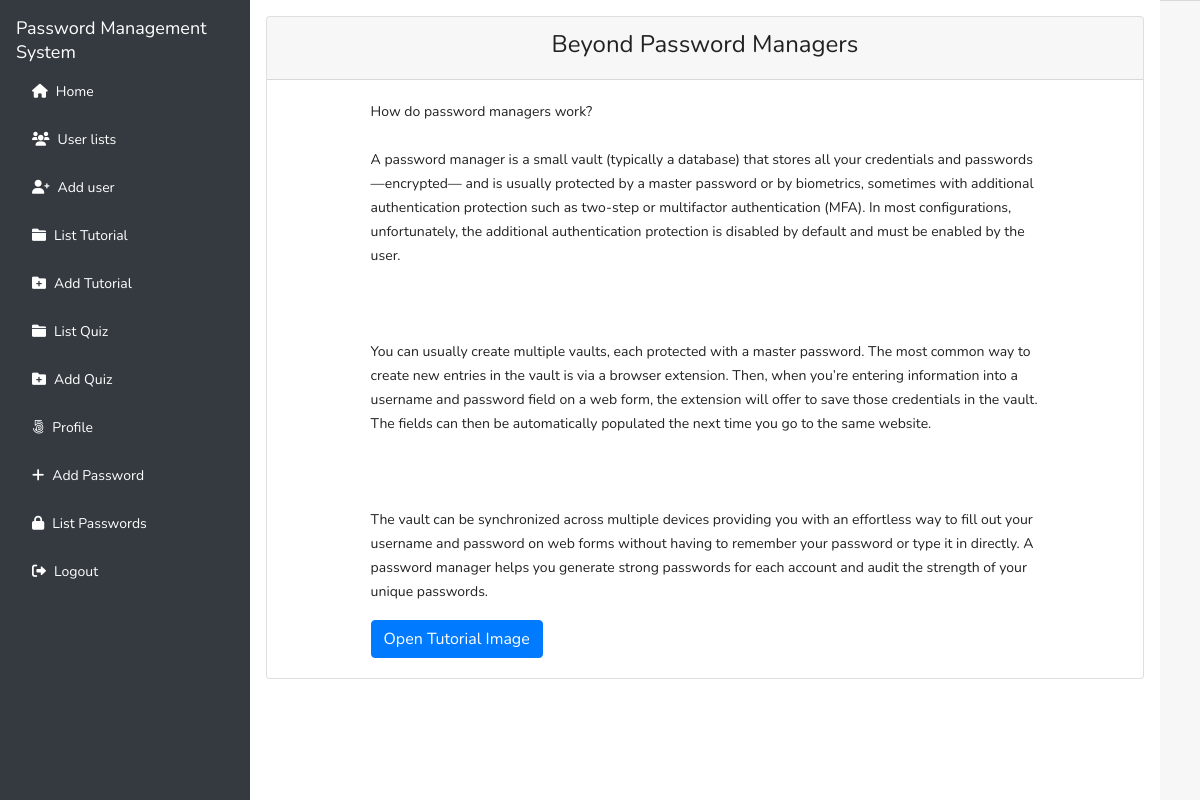
Screenshot of /tutorials/view.php?id=6 (signed in) with the database file from the repository.
### tables this page shows
CREATE TABLE `tbl_tutorials` (
  `id` int(11) NOT NULL,
  `title` varchar(255) NOT NULL,
  `detail` text DEFAULT NULL,
  `link` varchar(2083) DEFAULT NULL,
  `created_by` int(11) NOT NULL,
  `created_at` timestamp NOT NULL DEFAULT current_timestamp(),
  `updated_at` timestamp NOT NULL DEFAULT current_timestamp() ON UPDATE current_timestamp()
);

### lib/Database.php (called while the page is built, shortened)
<?php
$basepath = realpath(__DIR__ . '/..');
class  Database
{
  public $pdo;
  public function __construct()
  {
    if (!isset($this->pdo)) {
      try {
        $link = new PDO('mysql:host=' . DB_HOST . '; dbname=' . DB_NAME, DB_USER, DB_PASS);
        $link->setAttribute(PDO::ATTR_ERRMODE, PDO::ERRMODE_EXCEPTION);
        $link->exec("SET CHARACTER SET utf8");
        $this->pdo  =  $link;
      } catch (PDOException $e) {
        die("Connection error..." . $e->getMessage());
      }
    }
  }
}

### classes/Tutorials.php (called while the page is built, shortened)
<?php
$basepath = realpath(__DIR__ . '/..');
include_once $basepath . '/lib/Database.php';
class Tutorials
{
  private $db;
  public function __construct()
  {
    $this->db = new Database();
  }
  public function getTutorialById($id)
  {
    $sql = "SELECT * FROM tbl_tutorials WHERE id = :id LIMIT 1";
    $stmt = $this->db->pdo->prepare($sql);
    $stmt->bindValue(':id', $id);
    $stmt->execute();
    $result = $stmt->fetch(PDO::FETCH_OBJ);
    if ($result) {
      return $result;
    } else {
      return false;
    }
  }
}

### tutorials/view.php (the view, shortened to what this page needs)
<?php
$basepath = realpath(__DIR__ . '/..');
include_once $basepath . "/inc/header copy.php";
$tutorials = new Tutorials();
$id = (int) $_GET['id'];
$tutorial = $tutorials->getTutorialById($id);
function getEmbedUrl($url) {
    return $url;
}
?>
<div class="flex-grow-1 p-3">
<div class="card">
    <div class="card-header">
        <h3 class="text-center"><?php echo htmlspecialchars($tutorial->title); ?></h3>
    </div>
    <div class="card-body">
        <div style="width:80%; margin:0 auto;">
            <p style="white-space:pre-line;"><?php echo nl2br(htmlspecialchars($tutorial->detail)); ?></p>
            <?php if (!empty($tutorial->link)): ?>
                <div class="mt-3">
                    <?php
                    $embedUrl = getEmbedUrl($tutorial->link);
                    if ($embedUrl !== $tutorial->link): ?>
                        <div class="embed-responsive embed-responsive-16by9">
                            <iframe class="embed-responsive-item" src="<?php echo htmlspecialchars($embedUrl); ?>" allowfullscreen></iframe>
                        </div>
                    <?php else: ?>
                        <a href="<?php echo htmlspecialchars($tutorial->link); ?>" target="_blank" class="btn btn-primary">
                            Open Tutorial Image
                        </a>
                    <?php endif; ?>
                </div>
            <?php endif; ?>
        </div>
    </div>
</div>
</div>
<?php include $basepath . '/inc/footer.php'; ?>

### assets/style.css (style rules this page uses)
body { line-height: 24px; font-size: 14px; font-style: normal; font-weight: normal; visibility: visible; font-family: 'Nunito', sans-serif; color: #222; }
h1, h2, h3, h4, h5, h6 { color: #222; font-family: 'Nunito', sans-serif; font-weight: 400; margin-top: 0; }
h3 { font-size: 24px; line-height: 30px; }

### rows the page displays
tbl_tutorials: title "Beyond Password Managers", detail "How do password managers work? A password manager is a small vault (typically a database) that stores all your credentials and passwords—encrypted— and is usually protected by a master password or by biometrics, sometimes with additional authentication protection such as two-step or multifactor authentication (MFA). In most configurations, unfortunately, the additional authentication protection is disabled by default and must be enabled by the user. You can usually create multiple vaults, each protected with a master password. The most common way to create new entries in the vault is via a browser extension. Then, when you’re entering information into a username and password field on a web…"
